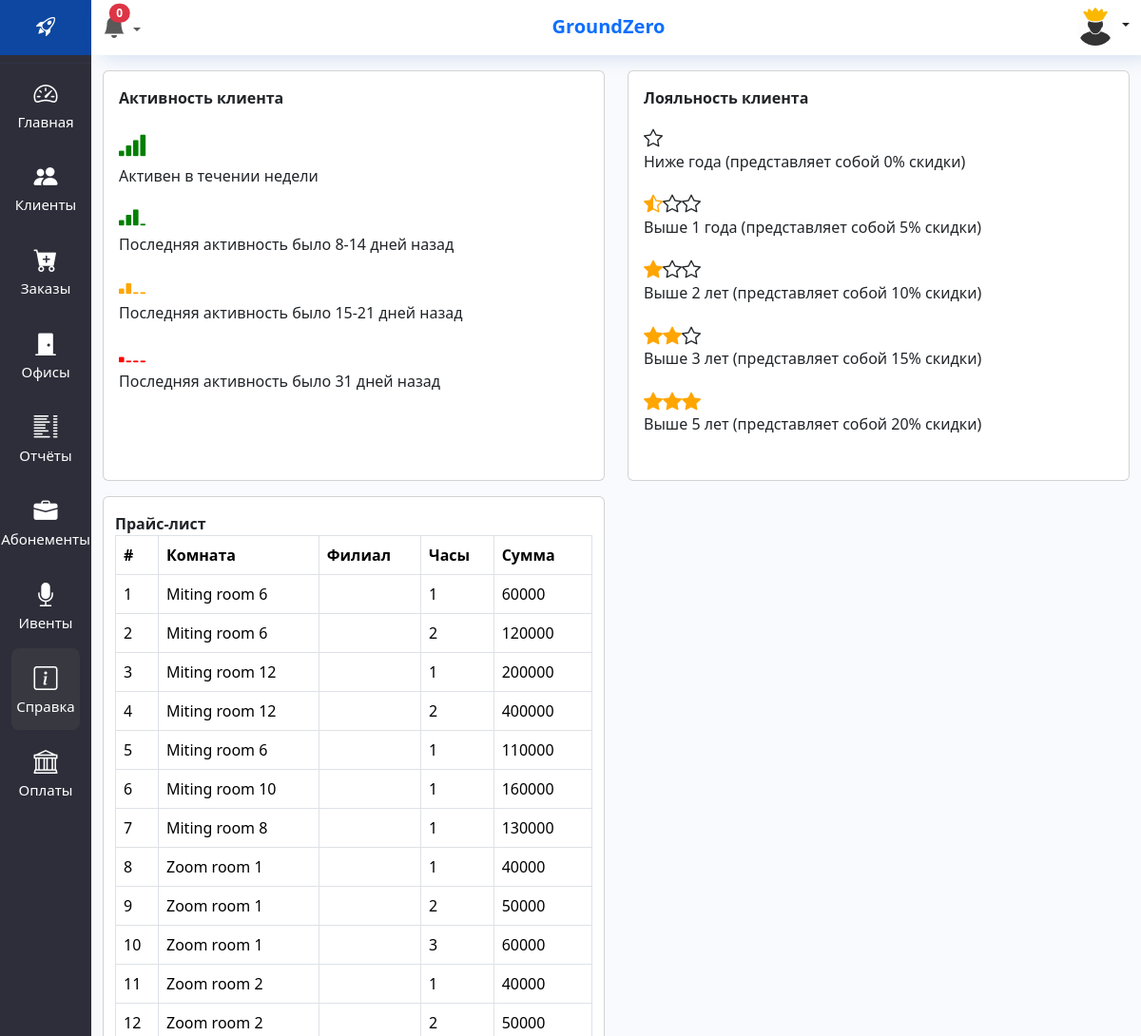
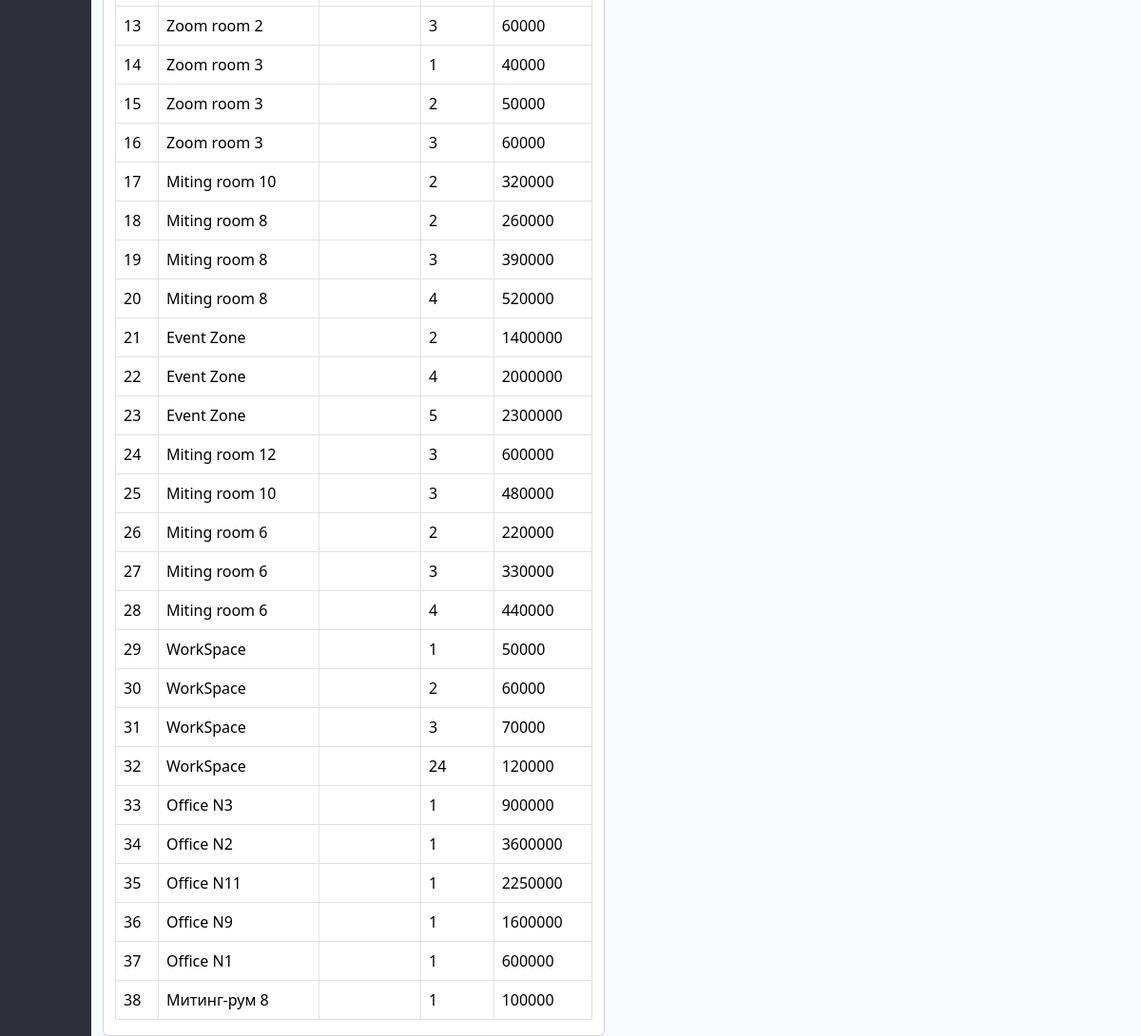
The page /documentation/ (signed in) on the database its author committed (2 pictures, top to bottom).
### crm/models.py (models this page shows, shortened)
class Pricelists(models.Model):
    product = models.ForeignKey(Rooms, on_delete=models.CASCADE, related_name='pricelists')
    hour = models.PositiveSmallIntegerField(verbose_name='Час')
    price = models.PositiveIntegerField(verbose_name='Цена')
    class Meta:
        verbose_name = 'Прайслист'
        verbose_name_plural = 'Прайслисты'

class Rooms(models.Model):
    objects = None
    filial = models.ForeignKey(Filial, on_delete=models.CASCADE)
    category = models.ForeignKey(Category, on_delete=models.CASCADE)
    title = models.CharField(max_length=255)
    persons = models.PositiveIntegerField()
    area = models.PositiveIntegerField(verbose_name='Площадь kv/m', blank=True, null=True)
    is_working = models.BooleanField(default=False)
    def __str__(self):
        return f"{self.title}"
    class Meta:
        verbose_name = 'Помещения в филиалах'
        verbose_name_plural = '4 Помещении в филиалах'

### crm/views.py (the view)
# urls.py: path('documentation/', documentation, name='documentation'),
def documentation(request):
    pricelist = Pricelists.objects.all()
    context = {'title': 'Документация', 'pricelist': pricelist, 'selectMenu': 'documentation'}
    return render(request, 'crm/documentation.html', context)

### crm/context_processor.py (called while the page is built)
def deactivete_subscribtion(request):
    eski_abonents = AbonementBuyList.objects.filter(subscription_end__lt=datetime.date.today()).update(is_active=False)
    OfficeRent.objects.filter(rent_end__lt=datetime.date.today()).update(is_active=False)
    Events.objects.filter(event_start_date__lt=datetime.date.today()).update(status='COMPLETED')
    return {
        'eski_abonents': eski_abonents
    }

### crm/templates/crm/documentation.html (shortened to what this page needs)
{% extends 'base.html' %}
{% block main %}
<div class="row mt-3">
    <div class="col-xl-6 col-sm-3">
        <div class="card" style="height:27rem">
            <div class="m-3">
                <strong>Активность клиента </strong>
                <div class="mt-3">
                    <i class="bi bi-reception-4" style="color:green;font-size:30px"></i>
                    <h6>Активен в течении недели</h6>
                    <i class="bi bi-reception-3" style="color:green;font-size:30px"></i>
                    <h6>Последняя активность было 8-14 дней назад</h6>
                    <i class="bi bi-reception-2" style="color:orange;font-size:30px"></i>
                    <h6>Последняя активность было 15-21 дней назад</h6>
                    <i class="bi bi-reception-1" style="color:red;font-size:30px"></i>
                    <h6>Последняя активность было 31 дней назад</h6>
                </div>
            </div>
        </div>
    </div>
    <div class="col-xl-6 col-sm-3">
        <div class="card" style="height:27rem">
            <div class="m-3">
                <strong>Лояльность клиента </strong>
                <div class="mt-3">
                    <i class="bi bi-star"></i>
                    <h6 style="margin-bottom:20px">Ниже года (представляет собой 0% скидки)</h6>
                    <i class="bi bi-star-half" style="color:orange"></i><i class="bi bi-star"></i><i
                        class="bi bi-star"></i>
                    <h6 style="margin-bottom:20px">Выше 1 года (представляет собой 5% скидки)</h6>
                    <i class="bi bi-star-fill" style="color:orange"></i><i class="bi bi-star"></i><i
                        class="bi bi-star"></i>
                    <h6 style="margin-bottom:20px">Выше 2 лет (представляет собой 10% скидки)</h6>
                    <i class="bi bi-star-fill" style="color:orange"></i><i class="bi bi-star-fill"
                                                                           style="color:orange"></i><i
                        class="bi bi-star"></i>
                    <h6 style="margin-bottom:20px">Выше 3 лет (представляет собой 15% скидки)</h6>
                    <i class="bi bi-star-fill" style="color:orange"></i><i class="bi bi-star-fill"
                                                                           style="color:orange"></i><i
                        class="bi bi-star-fill" style="color:orange"></i>
                    <h6 style="margin-bottom:20px">Выше 5 лет (представляет собой 20% скидки)</h6>
                </div>
            </div>
        </div>
    </div>
    <div class="col-xl-6 col-sm-3 mt-3">
        <div class="card">
            <div class="container mt-3" style="max-width:100%">
                <strong>Прайс-лист</strong>
                <table class="table table-bordered">
                    <thead>
                    <tr>
                        <th>#</th>
                        <th>Комната</th>
                        <th>Филиал</th>
                        <th>Часы</th>
                        <th>Сумма</th>
                    </tr>
                    </thead>
                    <tbody id="myTable">
                    {% for p in pricelist %}
                    <tr>
                        <td>{{p.pk}}</td>
                        <td>{{p.product}}</td>
                        <td>{{p.filial}}</td>
                        <td>{{p.hour}}</td>
                        <td>{{p.price}}</td>
                    </tr>
                    {% endfor %}
                    </tbody>
                </table>
            </div>
        </div>
    </div>
</div>
{% endblock main %}

### templates/components/_header.html (shortened to what this page needs)
{% load static %}
<div class="row header shadow-sm">
    <div class="col-sm-2 text-center" style="width: 8%;padding: 0;">
        <div class="mr-3 pt-2 pb-2 mb-0" style="background-color: #0D47A1;">
            <h3 class="logo">
                <a href="{% url 'index' %}" class="text-white fs-4 text-decoration-none">
                    <i class="bi bi-rocket-takeoff m-0 p-0"></i>
                </a>
            </h3>
        </div>
    </div>
    <div class="col-sm-10 text-center pt-2" style="width: 92%;box-shadow: #0d47a133 10px 1px 22px -2px;">
        <div class="d-grid gap-2 d-md-flex justify-content-md-between">
            {% include 'crm/components/notifications.html' %}
            <span class="text-primary" style="font-size:20px;display: flex; align-items: center"><strong>{{ user.groups.all.0.name }}</strong></span>
            <div class="nav-item dropdown">
                <a class="nav-link dropdown-toggle" href="#" role="button" data-bs-toggle="dropdown"
                   aria-expanded="false">
                    {% if user.is_superuser %}
                    <img src="{% static 'admin_icon.jpg' %}" alt="" class='rounded-circle' style="width:40px">
                    {% else %}
                    <img src="{% static 'user.png' %}" alt="" class='rounded-circle' style="width:40px">
                    {% endif %}
                </a>
            </div>
        </div>
    </div>
</div>

### crm/static/css/style.css (style rules this page uses)
i { font-size: 20px; margin-right: 10px; }
a { text-decoration: none; color: aliceblue; }

### rows shown on the page
Pricelists: pk "1", product "Miting room 6", hour "1", price "60000"
Pricelists: pk "2", product "Miting room 6", hour "2", price "120000"
Pricelists: pk "3", product "Miting room 12", hour "1", price "200000"
Pricelists: pk "4", product "Miting room 12", hour "2", price "400000"
Pricelists: pk "5", product "Miting room 6", hour "1", price "110000"
Pricelists: pk "6", product "Miting room 10", hour "1", price "160000"
Pricelists: pk "7", product "Miting room 8", hour "1", price "130000"
Pricelists: pk "8", product "Zoom room 1", hour "1", price "40000"
Pricelists: pk "9", product "Zoom room 1", hour "2", price "50000"
Pricelists: pk "10", product "Zoom room 1", hour "3", price "60000"
Pricelists: pk "11", product "Zoom room 2", hour "1", price "40000"
Pricelists: pk "12", product "Zoom room 2", hour "2", price "50000"
Pricelists: pk "13", product "Zoom room 2", hour "3", price "60000"
Pricelists: pk "14", product "Zoom room 3", hour "1", price "40000"
Pricelists: pk "15", product "Zoom room 3", hour "2", price "50000"
Pricelists: pk "16", product "Zoom room 3", hour "3", price "60000"
Pricelists: pk "17", product "Miting room 10", hour "2", price "320000"
Pricelists: pk "18", product "Miting room 8", hour "2", price "260000"
Pricelists: pk "19", product "Miting room 8", hour "3", price "390000"
Pricelists: pk "20", product "Miting room 8", hour "4", price "520000"
Pricelists: pk "21", product "Event Zone", hour "2", price "1400000"
Pricelists: pk "22", product "Event Zone", hour "4", price "2000000"
Pricelists: pk "23", product "Event Zone", hour "5", price "2300000"
Pricelists: pk "24", product "Miting room 12", hour "3", price "600000"
Pricelists: pk "25", product "Miting room 10", hour "3", price "480000"
Pricelists: pk "26", product "Miting room 6", hour "2", price "220000"
Pricelists: pk "27", product "Miting room 6", hour "3", price "330000"
Pricelists: pk "28", product "Miting room 6", hour "4", price "440000"
Pricelists: pk "29", product "WorkSpace", hour "1", price "50000"
Pricelists: pk "30", product "WorkSpace", hour "2", price "60000"
Pricelists: pk "31", product "WorkSpace", hour "3", price "70000"
Pricelists: pk "32", product "WorkSpace", hour "24", price "120000"
Pricelists: pk "33", product "Office N3", hour "1", price "900000"
Pricelists: pk "34", product "Office N2", hour "1", price "3600000"
Pricelists: pk "35", product "Office N11", hour "1", price "2250000"
Pricelists: pk "36", product "Office N9", hour "1", price "1600000"
Pricelists: pk "37", product "Office N1", hour "1", price "600000"
Pricelists: pk "38", product "Митинг-рум 8", hour "1", price "100000"

### other values the page prints
{{ counts }} "0"
{{ user.groups.all.0.name }} "GroundZero"
